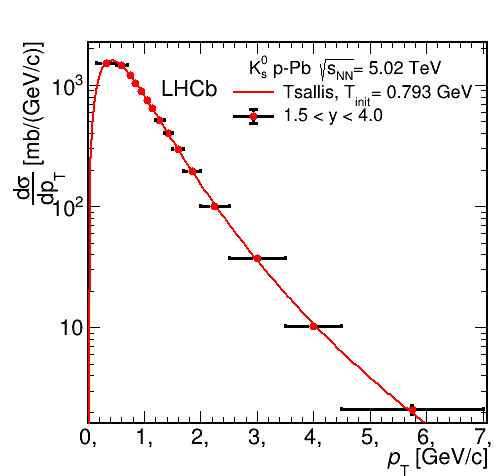

Source code (Python):
import sys, time
from ROOT import TMinuit
import numpy as np
import ROOT
from ROOT import TCanvas, TGraph, TPaveLabel, TLatex
from ROOT import gROOT
import matplotlib.pyplot as plt
import ctypes

DATA = 'KspPb.txt'
Xleft, DeltaXtime2, Y1, DeltaY1 = np.loadtxt(DATA, unpack=True)
XleftReper, DeltaXtime2Reper, Y1Reper, DeltaY1Reper = np.loadtxt(DATA, unpack=True)

y1 = np.array(Y1)
ey1 = np.array(DeltaY1)
x = (Xleft + DeltaXtime2)/2
ex =(DeltaXtime2 - Xleft)/2

x.sort()

XleftReper = (Xleft + DeltaXtime2)/2
DeltaXtime2Reper = (DeltaXtime2 - Xleft)/2

i = 0
while i <= len(x)-1:
	j = 0
	while j <= len(x)-1:
		if x[i] == XleftReper[j]:
			ex[i] = DeltaXtime2Reper[j]		
			y1[i] = Y1Reper[j]
			ey1[i] =  DeltaY1Reper[j]
			j = j + 1
		else:
			j = j + 1
	i = i + 1
	
nChan = len(x)
mk = 0.49765 #GeV Ks0
nPar = 3
nCHAN = 200
length = 7.5


'''
#Tsallis distr
'''
def Tsallis(pT, par):
	Area, Temper, Q = par[0], par[1], par[2]
	return Area*pT*pow( (1 + (Q-1)*((mk**2 + pT**2)**(0.5) - mk)/Temper) , (-1/(Q-1)) )

#------------------------------------------------------------------------------------------------------1

def FCNchi1(npar, gin, f, par, iflag):
	global valFCN1
	yTheor = np.array([Tsallis(i, par) for i in x]) 
	indPos = y1 > 0
	arrayFCN = (  (y1[indPos] - yTheor[indPos])/ey1[indPos] )**2
	valFCN1 = np.sum(arrayFCN)
	f.value = valFCN1

'''
#MIUNIT
'''
minuit1 = ROOT.TMinuit(5)
minuit1.SetPrintLevel(1)
minuit1.SetFCN(FCNchi1)
errordef = 1.

# Chi square start parameters

minuit1.DefineParameter(0, 'Area', 1000, 1e-1, 0., 0.)
minuit1.DefineParameter(1, 'Temper', 0.3, 1e-4, 0., 0.)
minuit1.DefineParameter(2, 'Q', 1.14, 1e-3, 0., 0.)

ierflg = ctypes.c_int(0)
minuit1.mncomd("SET ERR " + str(1), ierflg)
minuit1.mncomd("SET STR 1", ierflg)
minuit1.mncomd("MIGRAD 100000 1e-8", ierflg)

NDF1 = nChan - minuit1.GetNumFreePars()
print("\nChi/NDF = ", valFCN1, '/', NDF1)

valPar1 = ctypes.c_double(0)
errPar1 = ctypes.c_double(0)
	 
parFit1 = np.zeros(5)
parErr1 = np.zeros(5)
	
for i in range(nPar):
	minuit1.GetParameter(i, valPar1, errPar1)
	parFit1[i] = valPar1.value
	parErr1[i] = errPar1.value

X1 = np.linspace(0, length, nCHAN)
dx1 = X1[1] - X1[0]
DeltaX1 = [dx1]*len(X1)
Y_1 = np.array([Tsallis(i, parFit1) for i in X1])
Ynew1 = np.array([Tsallis(i, parFit1)*i**2 for i in X1])

print('\n \n \n \n')

#------------------------------------------------------------------------------------------------------2

'''
#AREAS
'''
def findArea(x, xerr, y): # find an area under histogram
	Area = 0 
	for i in range(len(x)):
		Area = Area + 2*xerr[i]*y[i]
	return Area

#normal areas
A1 = findArea(x, ex, y1)
print('\nnormal areas 1\n',A1)

#normal areas with X
A_1 = findArea(X1, DeltaX1, Y_1)
print('normal areas with X 1\n',A_1)

# pT**2 * f(pT) areas
Anew1 = findArea(X1, DeltaX1, Ynew1)
print('pT**2 * f(pT) areas 1\n',Anew1)

'''
#T init
'''
PT21 = Anew1/A_1
Tinit1 = np.sqrt( (PT21)/2 )
print('<pT**2> 1\n',PT21)
print('T init 1\n',Tinit1)
#print('\n DATA \n',DATA, '\n \n')

#-------------------------------------------------------------------------------------------------------Error

#--------------------------------------------------------------------------------------------------1
'''
#DX
'''
pT = X1
DpT = DeltaX1

A = parFit1[0]
DA = parErr1[0]

Temper = parFit1[1]
DT = parErr1[1]

q = parFit1[2]
Dq = parErr1[2]

#print('\n\npT :', pT, '\n', 'A :', A, '\n','T :', Temper, '\n', 'q :', q, '\n') 
print('\n\nA :', A, '\n','T :', Temper, '\n', 'q :', q) 
print('DpT :', DeltaX1[0], '\n', 'Dq :', parErr1[2], '\n','DT :', parErr1[1], '\n', 'DA :',parErr1[0]) 

def dxdpT(i):
	return  2*DpT[0]*3*pT[i]**2*A*pow( (1 + (q-1)*((mk**2 + pT[i]**2)**(0.5) - mk)/Temper) , (-1/(q-1)) )     +     2*DpT[0]*pT[i]**3*A*(-1/(q-1))*pow( (1 + (q-1)*((mk**2 + pT[i]**2)**(0.5) - mk)/Temper) , (-1/(q-1) - 1) ) * ( (q-1)*(mk**2 + pT[i]**2)**(-0.5)*pT[i]/Temper )
def dxdq(i):
	return 2*DpT[0]*A*pT[i]**3 * ( np.log( 1 + (q-1)*((mk**2 + pT[i]**2)**(0.5) - mk)/Temper ) * pow( (1 + (q-1)*((mk**2 + pT[i]**2)**(0.5) - mk)/Temper) , (-1/(q-1)) ) * (((mk**2+pT[i]**2)**(0.5)-mk)/Temper)   )
def dxdT(i):
	return 2*DpT[0]*A*pT[i]**3 * (-1/(q-1)) * pow( (1 + (q-1)*((mk**2 + pT[i]**2)**(0.5) - mk)/Temper) , (-1/(q-1)-1) ) * ( - (q-1)*((mk**2 + pT[i]**2)**(0.5) - mk)/Temper**2 )
def dxdA(i):
	return 2*DpT[0]*pT[i]**3*pow( (1 + (q-1)*((mk**2 + pT[i]**2)**(0.5) - mk)/Temper) , (-1/(q-1)) )

def DX(i):
	return np.sqrt( dxdpT(i)**2*DpT[i]**2 + dxdq(i)**2*Dq**2 + dxdT(i)**2*DT**2 + dxdA(i)**2*DA**2)

'''
#ONE
'''
ONE = Anew1
N = nCHAN
DONE = 0
for i in range (0,N):
	DONE = DONE + DX(i)
print('Area 1 = ', Anew1, ' +- ', DONE)
#print('\n', 2*DeltaX1[20]*Ynew1[20], ' +- ' , DX(20))

'''
#DY
'''
def dydpT(i):
	return  2*DpT[0]*A*pow( (1 + (q-1)*((mk**2 + pT[i]**2)**(0.5) - mk)/Temper) , (-1/(q-1)) )     +     2*DpT[0]*pT[i]*A*(-1/(q-1))*pow( (1 + (q-1)*((mk**2 + pT[i]**2)**(0.5) - mk)/Temper) , (-1/(q-1) - 1) ) * ( (q-1)*(mk**2 + pT[i]**2)**(-0.5)*pT[i]/Temper )
def dydq(i):
	return 2*DpT[0]*A*pT[i]* ( np.log( 1 + (q-1)*((mk**2 + pT[i]**2)**(0.5) - mk)/Temper ) * pow( (1 + (q-1)*((mk**2 + pT[i]**2)**(0.5) - mk)/Temper) , (-1/(q-1)) ) * (((mk**2+pT[i]**2)**(0.5)-mk)/Temper)   )
def dydT(i):
	return 2*DpT[0]*A*pT[i] * (-1/(q-1)) * pow( (1 + (q-1)*((mk**2 + pT[i]**2)**(0.5) - mk)/Temper) , (-1/(q-1)-1) ) * ( - (q-1)*((mk**2 + pT[i]**2)**(0.5) - mk)/Temper**2 )
def dydA(i):
	return 2*DpT[0]*pT[i]*pow( (1 + (q-1)*((mk**2 + pT[i]**2)**(0.5) - mk)/Temper) , (-1/(q-1)) )

def DY(i):
	return np.sqrt( dydpT(i)**2*DpT[i]**2 + dydq(i)**2*Dq**2 + dydT(i)**2*DT**2 + dydA(i)**2*DA**2)

'''
#TWO
'''
TWO = A_1
DTWO = 0 
for i in range (0,N):
	DTWO = DTWO + DY(i)
print('Area 2 = ', A_1, ' +- ', DTWO)

'''
#D<pT2>
'''
DpT2 = np.sqrt( (1 / TWO)**2 * DONE**2 + (ONE / TWO**2)**2 * DTWO**2 )
print('<pT2> =', PT21,' +- ',  DpT2)

'''
#DTinit
'''
DTinit = DpT2 / np.sqrt( 2* PT21 )
print('Tinit =', Tinit1,' +- ',  DTinit )


#-------------------------------------------------------------------------------------------WRITE TO TXT

f = open("pPbK2FixedRESULTS.txt", "w")
f.write('y range	q	T GeV	Ti GeV	chi/NDF\n')
f.write('1	' + str(q) + '+-' + str(Dq) + '	' +str(Temper) + '+-' + str(DT) + '	' +str(Tinit1) + '+-' + str(DTinit) + '	' +str(valFCN1) +'/'+str(NDF1) +'\n')
f.close()



#---------------------------------------------------------------------------------------------------PLOT
c1 = TCanvas( 'c1', 'A Simple Graph Example',500, 500 )
'''
#PLOT
'''
ROOT.gStyle.SetOptStat(0)
#ROOT.gPad.SetLogy(1)
Plot1 = ROOT.TGraphErrors(nChan, x, y1, ex, ey1)
Plot1.SetMarkerStyle(20)
Plot1.SetMarkerColor(ROOT.kRed)
Plot1.SetMarkerSize(1.1)
Plot1.SetLineWidth(3)
Plot1.GetXaxis().SetTitle('#it{p}_{T} [GeV/c]')
Plot1.GetXaxis().SetTitleSize(0.05)
Plot1.GetXaxis().SetTitleOffset(1.00)
Plot1.GetXaxis().SetLabelSize(0.05)

#Plot1.GetYaxis().SetTitle(' \\frac{\partial \sigma}{ \partial p_{T}} [\\frac{mb}{GeV/c}]')
Plot1.GetYaxis().SetTitle('#frac{d#sigma}{dp_{T}} [mb/(GeV/c)]')
Plot1.GetYaxis().SetTitleSize(0.05)
Plot1.GetYaxis().SetTitleOffset(1.25)
Plot1.GetYaxis().SetLabelSize(0.05)

#Plot1.SetTitle("K_{s}^{0}, LHCb p-p #sqrt{s_{NN}}= 5.02 TeV")
Plot1.SetTitle(" ")

#Plot1.SetTitle("#Lambda, LHCb p-p #sqrt{s_{NN}}= 5.02 TeV")
#Plot1.SetTitle("#Lambda, LHCb p-Pb #sqrt{s_{NN}}= 5.02 TeV")

#Plot1.SetTitle("#bar{#Lambda}, LHCb p-p #sqrt{s_{NN}}= 5.02 TeV")
#Plot1.SetTitle("#bar{#Lambda}, LHCb p-Pb #sqrt{s_{NN}}= 5.02 TeV")

fFit1 = ROOT.TH1F('tsallis1','Data VS Tsallis', nCHAN - 1, X1 - dx1/2.)
fFit1.SetLineColor(ROOT.kRed)
fFit1.SetLineWidth(2)
fFit1.SetLineStyle(1)

for chan in range(nCHAN):
    fFit1.SetBinContent(chan + 1 ,Y_1[chan])
    




Legend = ROOT.TLegend(0.45,0.88,0.93,0.73)
Legend.SetHeader('K_{s}^{0} p-Pb #sqrt{s_{NN}}= 5.02 TeV', 'C')
Legend.AddEntry(fFit1,'Tsallis, T_{init}= 0.793 GeV', 'l')
Legend.AddEntry(Plot1, '1.5 < y < 4.0', 'lep')
Legend.SetTextAlign(12)
Legend.SetTextSize(0.04)
Legend.SetFillStyle(0)
Legend.SetLineWidth(0)


Legend1 = ROOT.TLegend(0.33,0.87,0.43,0.77)
Legend1.SetHeader('LHCb', 'C')
Legend1.SetTextAlign(12)
Legend1.SetTextSize(0.05)
Legend1.SetFillStyle(0)
Legend1.SetLineWidth(0)
Legend1.SetTextFont(4)



ROOT.gPad.SetLogy(1)
ROOT.gPad.SetTicks(1,1)
ROOT.gPad.RedrawAxis()

Plot1.Draw("AP")
fFit1.Draw("SAME&l")

Legend1.Draw("SAME")
Legend.Draw("SAME")
#Legend2.Draw("SAME")
#labelLHCb.Draw("SAME")


time.sleep(60)
ROOT.gPad.Update()
c1.Update()
